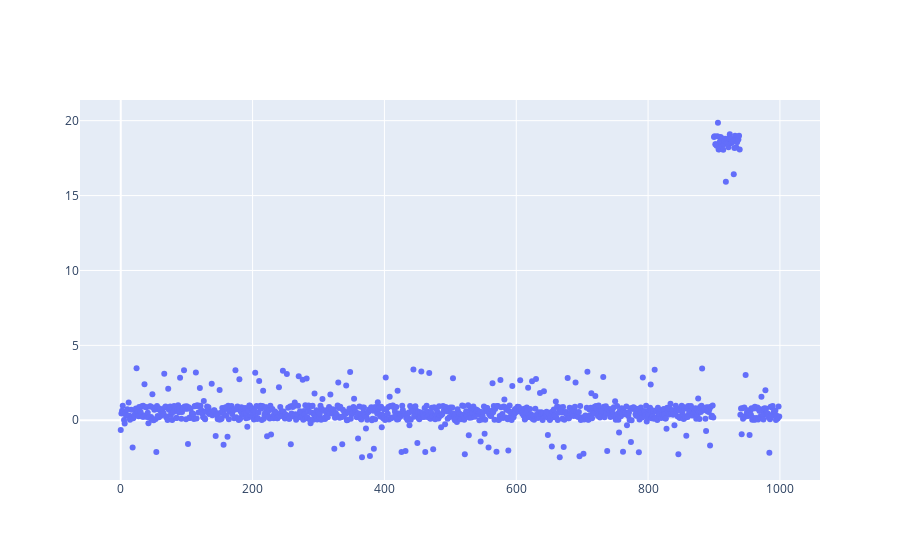

Notebook code for this chart:
### Code cell
fig = go.Figure(data=go.Scatter(x=xx, y=yy, mode='markers'))

fig.show()

### Figure 1 — Plotly figure (JSON) as saved in the notebook; plotly's stock layout.template omitted (floating-point values rounded to 4 significant figures; data arrays with more than 128 entries replaced by an {"elided": "..."} marker saying what was removed)
{"data": [{"mode": "markers", "type": "scatter", "x": {"elided": "1000 int values"}, "y": {"elided": "1000 float values"}}], "layout": {}}
